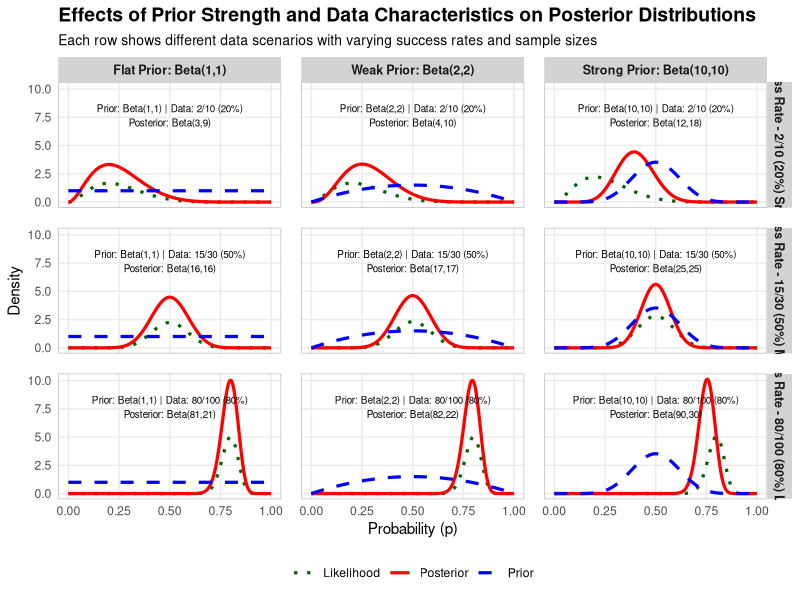

Here is the R script that generated this plot:
## ---- chunk 1
library(tidyverse)

# Function to calculate Beta posterior parameters after observing binomial data
calculate_posterior <- function(prior_a, prior_b, successes, trials) {
  post_a <- prior_a + successes
  post_b <- prior_b + trials - successes
  return(list(a = post_a, b = post_b))
}

# Creating a structured design with:
# - Columns: Flat prior, weak prior, strong prior
# - Rows: Different data scenarios (varying success rates and sample sizes)

# Define the matrix of scenarios
scenarios <- expand.grid(
  prior_strength = c("Flat", "Weak", "Strong"),
  data_scenario = c("Low Success Rate", "Medium Success Rate", "High Success Rate")
)

# Assign specific parameter values based on the scenario
scenarios$prior_a <- 1
scenarios$prior_b <- 1

# Modify prior parameters based on prior strength
# Using Beta(1,1) for flat, Beta(2,2) for weak, Beta(10,10) for strong
scenarios$prior_a[scenarios$prior_strength == "Weak"] <- 2
scenarios$prior_b[scenarios$prior_strength == "Weak"] <- 2
scenarios$prior_a[scenarios$prior_strength == "Strong"] <- 10
scenarios$prior_b[scenarios$prior_strength == "Strong"] <- 10

# Set data parameters (successes, trials) based on data scenario
# Each row will have different success rate AND sample size
# Row 1: Low success rate (20%) with small sample size
# Row 2: Medium success rate (50%) with moderate sample size
# Row 3: High success rate (80%) with large sample size

scenarios$trials <- 10      # Small sample size
scenarios$successes <- 2    # 20% success rate

# Adjust trials and successes based on data scenario
scenarios$trials[scenarios$data_scenario == "Medium Success Rate"] <- 30    # Moderate sample size
scenarios$successes[scenarios$data_scenario == "Medium Success Rate"] <- 15 # 50% success rate

scenarios$trials[scenarios$data_scenario == "High Success Rate"] <- 100    # Large sample size
scenarios$successes[scenarios$data_scenario == "High Success Rate"] <- 80  # 80% success rate

# Add row and column IDs for faceting
scenarios$row_id <- as.numeric(factor(scenarios$data_scenario, 
                                      levels = c("Low Success Rate", "Medium Success Rate", "High Success Rate")))
scenarios$col_id <- as.numeric(factor(scenarios$prior_strength, 
                                      levels = c("Flat", "Weak", "Strong")))

# Function to prepare data for a single scenario WITH FIXED SCALING FOR LIKELIHOOD
prepare_scenario_data <- function(prior_a, prior_b, successes, trials) {
  # Calculate posterior parameters
  posterior <- calculate_posterior(prior_a, prior_b, successes, trials)
  
  # Create sequence for x-axis
  p_seq <- seq(0, 1, length.out = 500)
  
  # Calculate densities
  prior_density <- dbeta(p_seq, prior_a, prior_b)
  posterior_density <- dbeta(p_seq, posterior$a, posterior$b)
  
  # For likelihood, we use scaled binomial PMF
  likelihood <- dbinom(successes, size = trials, prob = p_seq)
  
  # Instead of scaling based on max of prior/posterior, use a FIXED SCALING FACTOR
  # This ensures likelihood is visible in all cells
  max_like <- max(likelihood)
  
  # Use a consistent scaling approach that works across all cells
  # Scale likelihood to have same height as 1/3 of the max of prior and posterior
  scaling_target <- max(c(max(prior_density), max(posterior_density))) * 0.5
  likelihood_scaled <- likelihood / max_like * scaling_target
  
  # Create and return data frame
  df <- data.frame(
    p = rep(p_seq, 3),
    density = c(prior_density, likelihood_scaled, posterior_density),
    distribution = rep(c("Prior", "Likelihood", "Posterior"), each = length(p_seq)),
    prior_params = rep(paste0("Beta(", prior_a, ",", prior_b, ")"), 3 * length(p_seq)),
    data_summary = rep(paste0(successes, "/", trials), 3 * length(p_seq))
  )
  
  return(df)
}

# Create a combined data frame for all scenarios
all_scenarios_data <- data.frame()

for (i in 1:nrow(scenarios)) {
  scenario_df <- prepare_scenario_data(
    scenarios$prior_a[i],
    scenarios$prior_b[i],
    scenarios$successes[i],
    scenarios$trials[i]
  )
  
  # Add scenario information
  scenario_df$prior_strength <- scenarios$prior_strength[i]
  scenario_df$data_scenario <- scenarios$data_scenario[i]
  scenario_df$row_id <- scenarios$row_id[i]
  scenario_df$col_id <- scenarios$col_id[i]
  
  # Bind to the combined data frame
  all_scenarios_data <- rbind(all_scenarios_data, scenario_df)
}

# Calculate posterior parameters for each scenario
scenarios <- scenarios %>%
  rowwise() %>%
  mutate(
    posterior_a = prior_a + successes,
    posterior_b = prior_b + trials - successes,
    success_rate = round(100 * successes / trials)
  )

# Create faceted plot
facet_plot <- ggplot(all_scenarios_data, 
                    aes(x = p, y = density, color = distribution, linetype = distribution)) +
  geom_line(size = 1.1) +
  facet_grid(row_id ~ col_id, 
             labeller = labeller(
               row_id = c(
                 "1" = "Low Success Rate - 2/10 (20%) Small Sample",
                 "2" = "Medium Success Rate - 15/30 (50%) Medium Sample",
                 "3" = "High Success Rate - 80/100 (80%) Large Sample"
               ),
               col_id = c(
                 "1" = "Flat Prior: Beta(1,1)",
                 "2" = "Weak Prior: Beta(2,2)",
                 "3" = "Strong Prior: Beta(10,10)"
               )
             )) +
  scale_color_manual(values = c("Prior" = "blue", "Likelihood" = "darkgreen", "Posterior" = "red")) +
  scale_linetype_manual(values = c("Prior" = "dashed", "Likelihood" = "dotted", "Posterior" = "solid")) +
  labs(
    title = "Effects of Prior Strength and Data Characteristics on Posterior Distributions",
    subtitle = "Each row shows different data scenarios with varying success rates and sample sizes",
    x = "Probability (p)",
    y = "Density"
  ) +
  theme_minimal() +
  theme(
    legend.title = element_blank(),
    legend.position = "bottom",
    plot.title = element_text(size = 14, face = "bold"),
    plot.subtitle = element_text(size = 10),
    strip.text = element_text(size = 9, face = "bold"),
    strip.background = element_rect(fill = "lightgray", color = NA),
    panel.spacing = unit(1, "lines"),
    panel.border = element_rect(color = "gray", fill = NA),
    panel.grid.minor = element_blank()
  )

# Create a more informative subtitle layer
subtitle_data <- scenarios %>%
  mutate(
    label = paste0(
      "Prior: Beta(", prior_a, ",", prior_b, ") | ",
      "Data: ", successes, "/", trials, " (", success_rate, "%)\n",
      "Posterior: Beta(", posterior_a, ",", posterior_b, ")"
    ),
    x = 0.5,
    y = Inf,
    hjust = 0.5,
    vjust = 2
  )

# Add subtitle to each facet
facet_plot_with_labels <- facet_plot +
  geom_text(
    data = subtitle_data,
    aes(x = x, y = y, label = label, hjust = hjust, vjust = vjust),
    inherit.aes = FALSE,
    size = 2.5
  )

# Display the facet plot
print(facet_plot_with_labels)

